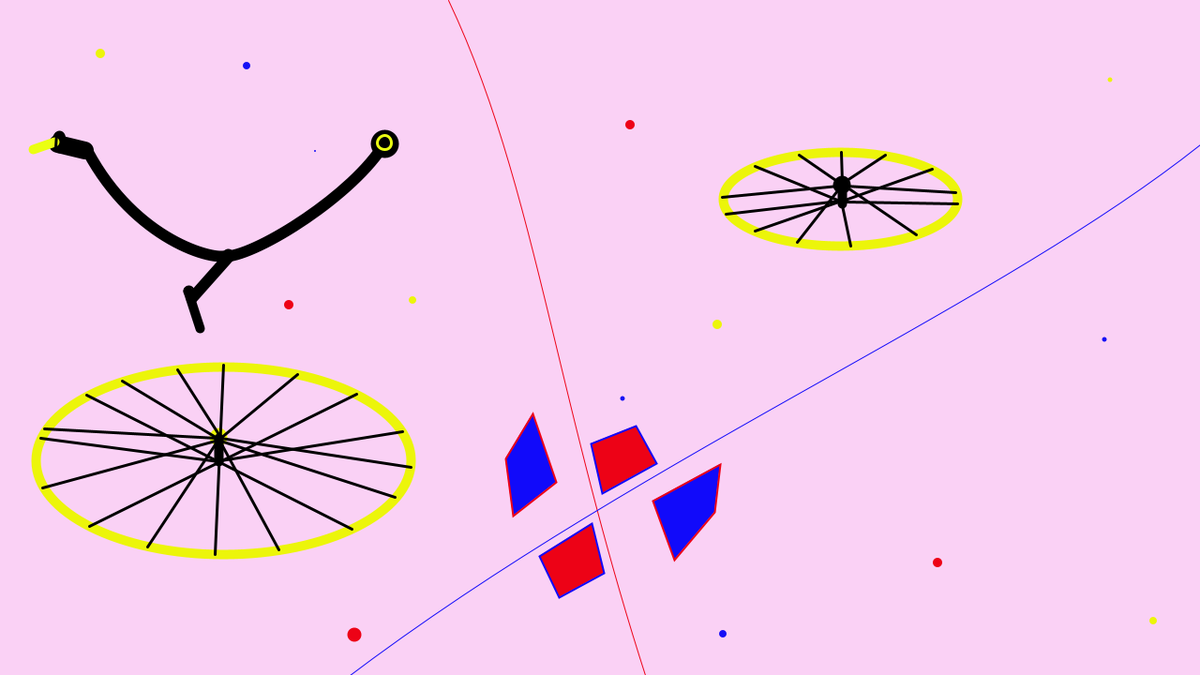
Frame 1 (no input)
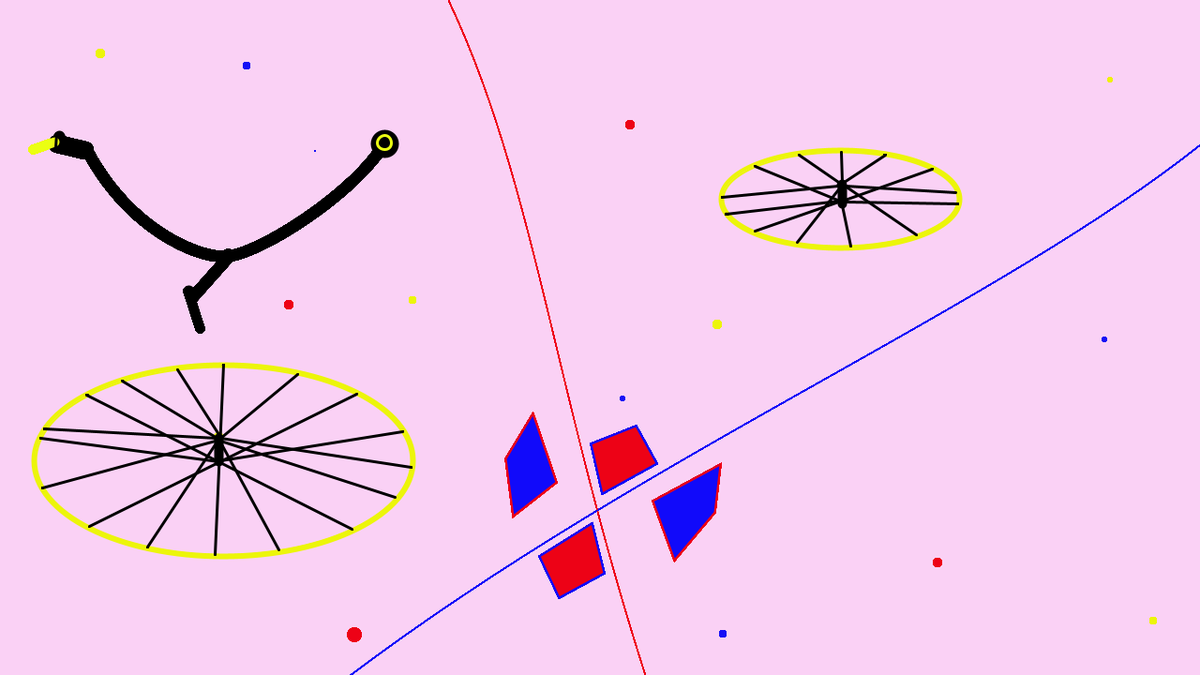
Frame 60 (the mouse pressed at the canvas centre just before this capture)
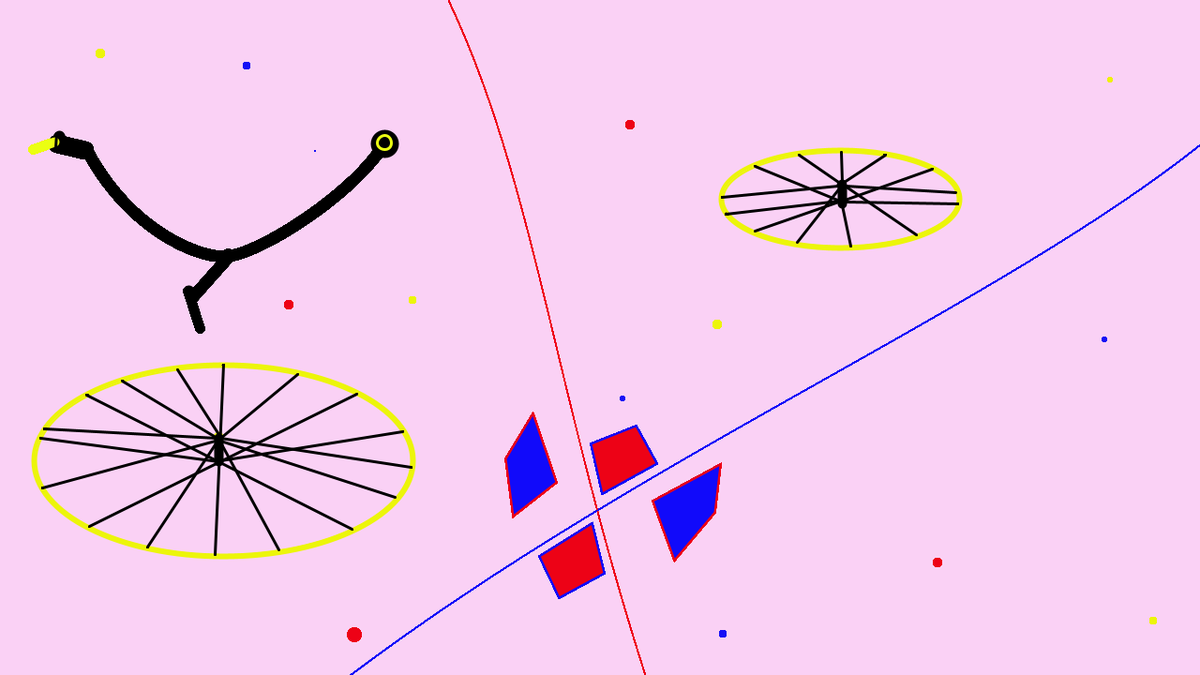
Frame 120 (the mouse held since frame 60 and released just before this capture)

The Processing sketch that drew these frames (run headless with seeded random() and noise(); from frame 60 on, the mouse is pressed at the canvas centre):

// Processing sketch: processing_85781
// ── processing_85781.pde

void setup() {
  size(1280,720);
  background(250,209,245);
  strokeWeight(10);
}
//http://fc08.deviantart.net/fs24/i/2009/187/c/d/miro__miro__on_the_wall__by_flying_colours.jpg
void draw() {
stroke(236,245,10);
fill(250,209,245);
ellipse(238,491,400,200);
ellipse(896,212,250,100);
noStroke();
fill(236,245,10);
ellipse(1184,85,5,5);
ellipse(107,57,10,10);
ellipse(765,346,10,10);
ellipse(440,320,8,8);
ellipse(1230,662,8,8);
fill(237,2,22);
ellipse(1000,600,10,10);
ellipse(308,325,10,10);
ellipse(672,133,10,10);
ellipse(378,677,15,15);
fill(21,15,245);
ellipse(1178,362,5,5);
ellipse(664,425,5,5);
ellipse(336,161,2,2);
ellipse(233,464,1,1);
ellipse(898,196,2,2);
ellipse(771,676,8,8);
ellipse(263,70,8,8);
fill(0);
stroke(236,245,10);
ellipse(233,466,9,9);
stroke(0,0,0);

ellipse(201,310,2,2);
ellipse(410,153,20,20);
ellipse(92,161,5,5);
ellipse(63,151,5,14);
ellipse(898,197,9,9);
strokeWeight(3 );
line(92,421,375,564);
line(95,561,380,420);
line(238,389,229,591);
line(231,467,47,457);
line(43,467,233,492);
line(235,491,429,460);
line(235,470,421,530);
line(233,469,45,520);
line(233,468,297,586);
line(233,468,157,583);
line(235,467,317,399);
line(233,463,189,394);
line(235,467,438,498);
line(228,465,130,406);
line(901,215,1021,217);
line(897,214,907,262);
line(897,214,805,246);
line(893,213,805,177);
line(901,213,994,180);
line(898,194,897,162);
line(894,198,770,210);
line(897,198,850,258);
line(901,198,977,250);
line(901,198,1019,205);
line(897,196,944,165);
line(897,196,852,165);
line(895,214,774,228);
strokeWeight(19);
line(90,160,61,153);
strokeWeight(10);
line(233,492,233,467);
line(898,217,898,199);
line(200,310,213,350);
stroke(235,255,18);
line(58,151,35,159);
stroke(0,0,0);
strokeWeight(3);
line(60,142,59,157);
strokeWeight(12);
line(204,318,244,273);
noFill();
bezier(93,161,146,260,235,280,243,271);
bezier(241,273,275,271,377,207,410,152);
stroke(235,255,18);
strokeWeight(3);
ellipse(410,152,15,15);
stroke(237,2,22);
strokeWeight(1);
bezier(478,0,602,262,596,578,829,1080);
stroke(17,10,250);
bezier(1280,154,965,404,332,616,18,1080);
strokeWeight(2);
stroke(237,2,22);
fill(17,10,250);
quad(768,495,696,534,719,597,762,546);
quad(568,441,593,514,547,550,539,489);
stroke(17,10,250);
fill(237,2,22);
quad(631,558,644,611,596,637,575,593);
quad(642,526,700,494,678,454,630,473);
println("mouse X:");
println(mouseX);
println("mouseY:");
println(mouseY);
   
}
